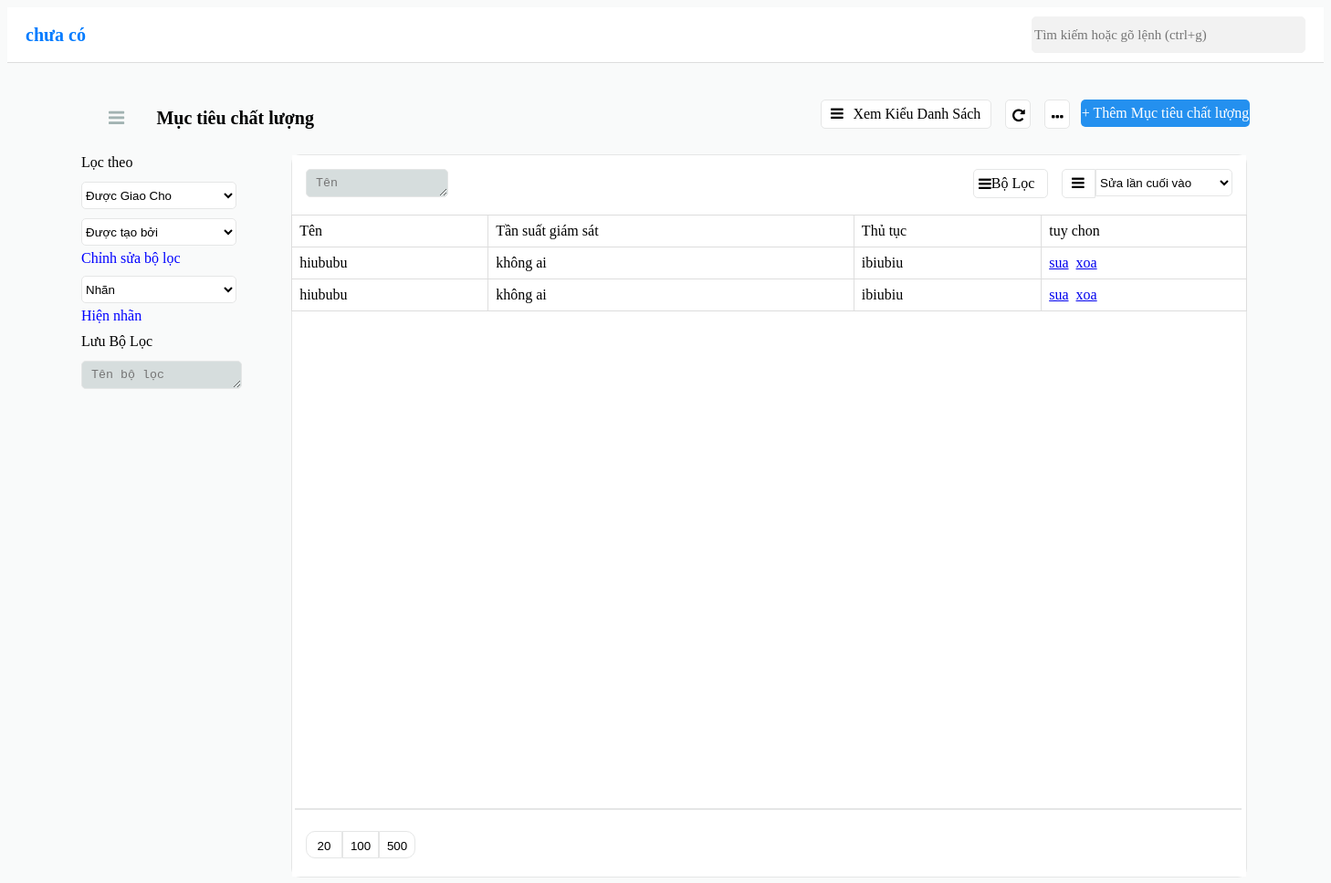
/muctieu1.php, run on an earlier commit of the app's database.
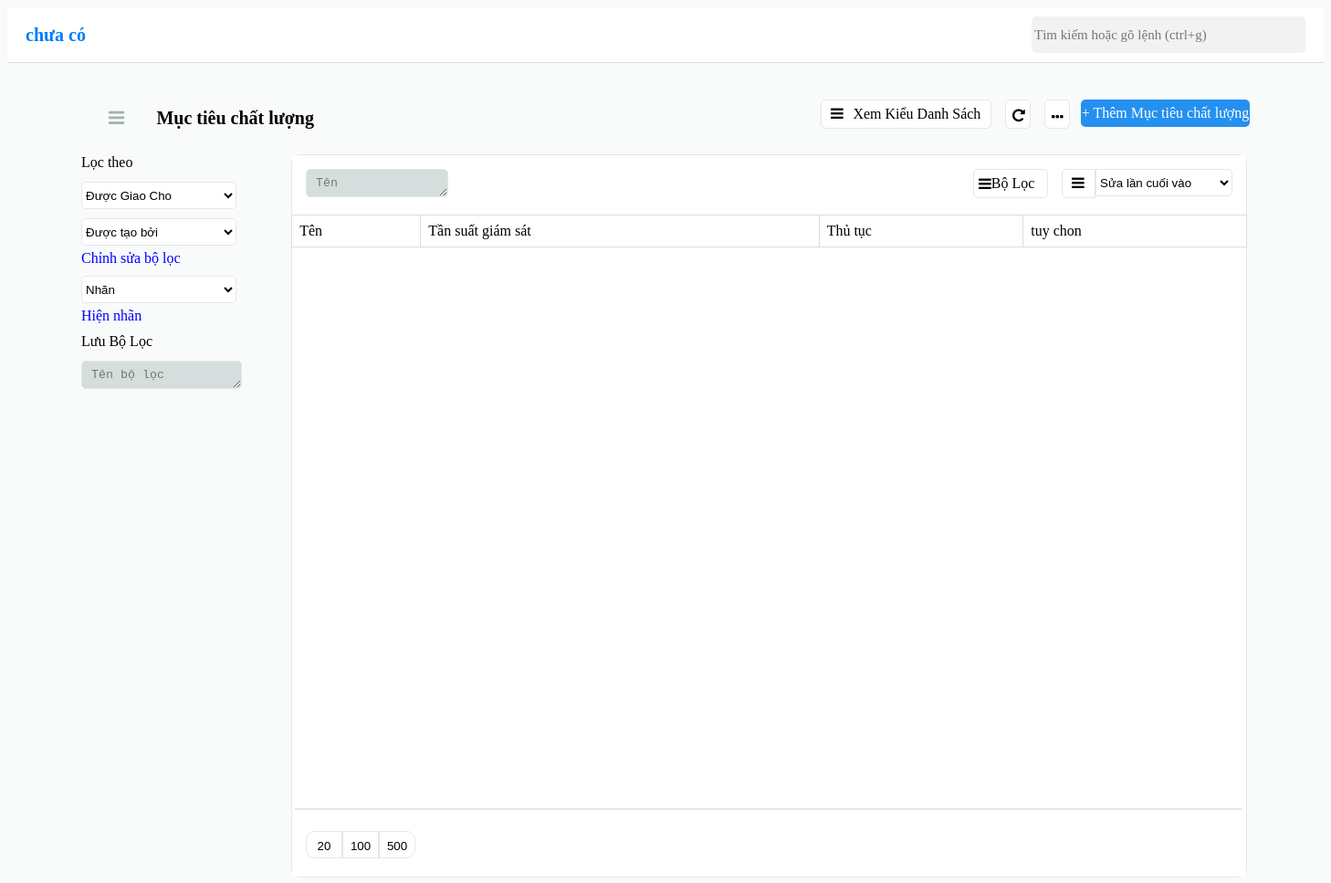
And on a later commit of the database.
### tables this page shows
CREATE TABLE `muctieu` (
  `ID` int(11) NOT NULL,
  `mucdich` text NOT NULL,
  `thutuc` text NOT NULL,
  `tansuat` text NOT NULL,
  `STT` int(11) NOT NULL
);

### control.php (called while the page is built, shortened)
<?php
include('connect.php');
class data{
    public function select_muctieu()
    {
        global $conn;
        $sql = "select * from muctieu ";
        $run = mysqli_query($conn, $sql);
        return $run;
    }
}
?>

### muctieu1.php (the view, shortened to what this page needs)
<!DOCTYPE html>
<html lang="en">
<head>
    <link rel="stylesheet" href="muctieu.css" type="text/css">
    <link rel="stylesheet" href="https://cdnjs.cloudflare.com/ajax/libs/font-awesome/4.7.0/css/font-awesome.min.css">
    <?php
        include('control.php');
        $get_data = new data();
        $data = $get_data -> select_muctieu();
    ?>
</head>
<body class="body">
    <header>
        <div class="logo">
            chưa có
        </div>
        <div class="nav-left">
            <input type="search" name="query" placeholder="Tìm kiếm hoặc gõ lệnh (ctrl+g)" class="search-bar">
        </div>
    </header>
    <div class="body_all">
        <div class="header">
            <div class="header1">
                <div class="icon"><i class="fa fa-bars"></i></div>
                <h3 class="h3">Mục tiêu chất lượng</h3>
            </div>
            <div class="header2">
                <div class="header_con1">
                    <i style="float: left; margin-left: 10px;margin-top: 6px;" class="fa fa-bars" aria-hidden="true"></i>
                    Xem Kiểu Danh Sách
                </div>
                <div class="header_con2">
                    <i style="float: left; margin-top: 8px;margin-left: 7px;" class="fa fa-repeat" aria-hidden="true"></i>
                </div>
                <div class="header_con3">
                    <i style="float: left; margin-top: 10px;margin-left: 7px;" class="fa fa-ellipsis-h" aria-hidden="true"></i>
                </div>
                <div class="header_con4">
                    <a class="a1" href="muctieu2.php">+ Thêm Mục tiêu chất lượng</a>
                </div>
            </div>
        </div>
        <div class="midle">
            <div class="midle1">
                <div>
                    <div class="midle_con1">
                        Lọc theo
                    </div>
                    <div class="midle_con2">
                        <select id="options" name="options">
                            <option>Được Giao Cho</option>
                        </select>
                    </div>
                    <div class="midle_con3">
                        <select id="options" name="options">
                            <option>Được tạo bởi</option>
                        </select>
                    </div>
                    <div><a class="a" href="">Chỉnh sửa bộ lọc</a></div>
                    <div class="midle_con4">
                    <select id="options" name="options">
                        <option>Nhãn</option>
                    </select>
                    </div>
                    <div><a class="a" href="">Hiện nhãn</a></div>
                    <div style="margin-top: 10px;" class="midle_con1">
                        Lưu Bộ Lọc
                    </div>
                    <div>
                        <textarea class="midle_con5" id="text" placeholder=" Tên bộ lọc"></textarea>
                    </div>
                </div>
            </div>
            <div class="midle2">
                <div class="midle_con6">
                    <div>
                        <textarea class="midle_con7" id="text" placeholder=" Tên"></textarea>
                    </div>
                    <div class="midle_con8">
                        <select id="options" name="options">
                            <option>Sửa lần cuối vào</option>
                        </select>
                    </div>
                    <div class="midle_con9">
                        <i style="float: left; margin-left: 10px;margin-top: 6px;" class="fa fa-bars" aria-hidden="true"></i>
                    </div>
                    <div class="midle_con10">
                        <i style="float: left;line-height: 30px; margin-left: 5px;" class="fa fa-bars" aria-hidden="true"></i>
                        <span class="span">Bộ Lọc</span>
                    </div>
                </div>
                <div class="midle_con12">
                <div class="formhienthi">
                <form method="POST">
                    <table border="1">
                        <tr>
                            <td>Tên</td>
                            <td>Tần suất giám sát</td>
                            <td>Thủ tục</td>
                            <td>tuy chon</td>
                        </tr>
                        <?php foreach ($data as $a):?>
                        <tr>
                            <td><?php echo $a['mucdich']; ?></td>
                            <td><?php echo $a['tansuat']; ?></td>
                            <td><?php echo $a['thutuc']; ?></td>
                            <td><a href="update.php?SUA=<?php echo $a['ID']?>" name="update">sua</a>&nbsp
                            <a href="delete.php?XOA=<?php echo $a['ID']?>" name="delete" onclick="if(confirm('Bạn có muốn xóa không?')) return true; else return false;">xoa</a></td>
                        </tr>
                        <?php endforeach;?>
                    </table>
                </form>
                </div>
                </div>
                <hr>
                <div class="midle_con13">
                    <div class="midle_con14">
                        <button class="span">20</button>
                    </div>
                    <div class="midle_con15">
                        <button class="span">100</button>
                    </div>
                    <div class="midle_con16">
                        <button class="span">500</button>
                    </div>
                </div>
            </div>
        </div>
    </div>
</body>
</html>

What changed in the data, as far as the page shows it:
removed muctieu: mucdich "hiububu", tansuat "không ai", thutuc "ibiubiu"
removed muctieu: mucdich "hiububu", tansuat "không ai", thutuc "ibiubiu"
